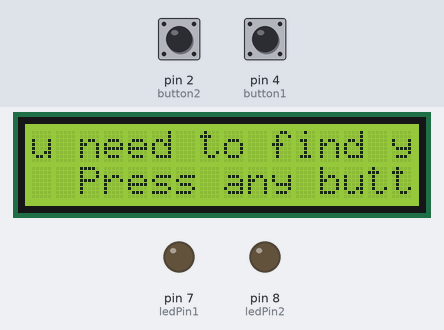
Bench run of a sketch on a simulated Arduino Uno, built with avr-gcc and run on an emulated ATmega328P. On the bench: 16×2 character LCD, output pins drawn as LEDs (lit = HIGH). The test bench sets the inputs (shaded band); at power-on: pin 2 (button2) HIGH, pin 4 (button1) HIGH.

Above: at 1.2 s.
1.3 s: pin 2 (button2) pulled LOW for 0.15 s
At 2.1 s:
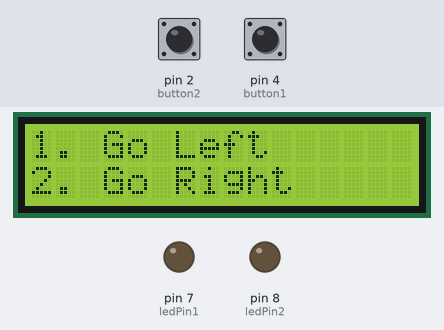
3.1 s: pin 4 (button1) pulled LOW for 0.15 s
At 4.4 s:
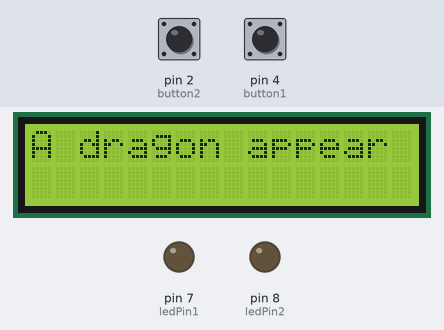
6.2 s: pin 2 (button2) pulled LOW for 1 s
At 7.63 s:
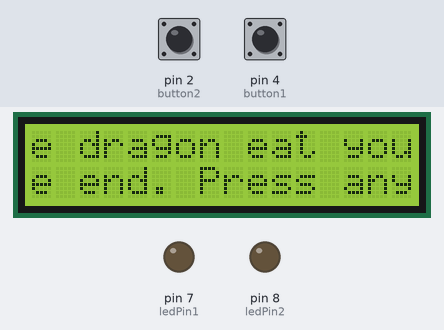
7.8 s: pin 4 (button1) pulled LOW for 1 s
At 8.22 s:
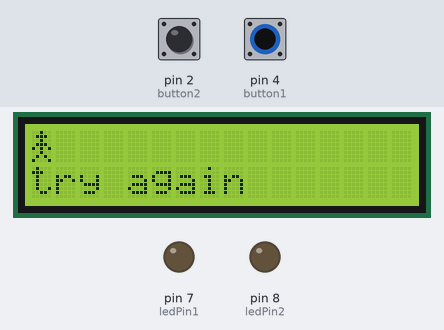
Timing chart, 0 to 10.4 s (numbered marks = the images above; inputs shaded):
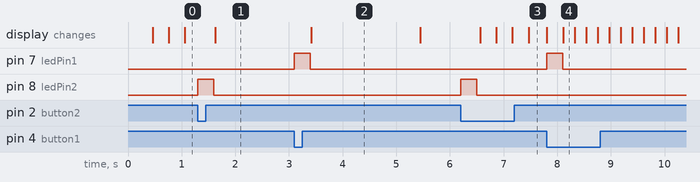

The sketch:

text_based_game.ino
```cpp
#include <LiquidCrystal_I2C.h>
#include <Adafruit_GFX.h>
#include <Adafruit_LEDBackpack.h>

#define LCD_ADDR 0x27
#define LCD_COLUMNS 16
#define LCD_ROWS 2

LiquidCrystal_I2C lcd(LCD_ADDR, LCD_COLUMNS, LCD_ROWS);
const int button1 = 4;
const int button2 = 2;
const int ledPin1 = 7;
const int ledPin2 = 8;

//Last state of the button
bool button1Prev;
bool button2Prev;

//game logic variable
int gameState = 0;
unsigned long lastScrollTime = 0;
bool stateJustChanged = true;
bool readyForEndTransition = false;
bool waitingForButtonRelease = false;


//sprite
byte runner1[8] = {
  B00100,
  B01110,
  B00100,
  B01110,
  B10101,
  B00100,
  B01010,
  B10001
};

byte runner2[8] = {
  B00100,
  B01110,
  B00100,
  B01110,
  B10101,
  B00100,
  B10001,
  B01010
};

//Scroll the text
void scrollIfTimeElapsed(unsigned long &lastScrollTime, unsigned long interval = 300) {
  if (millis() - lastScrollTime > interval) {
    lcd.scrollDisplayLeft();
    lastScrollTime = millis();
  }
}

void setup() {
  lcd.init();
  lcd.backlight();
  pinMode(ledPin1, OUTPUT);
  pinMode(ledPin2, OUTPUT);

  pinMode(button1, INPUT_PULLUP);
  pinMode(button2, INPUT_PULLUP);

  button1Prev = digitalRead(button1);
  button2Prev = digitalRead(button2);

  lcd.createChar(0, runner1);
  lcd.createChar(1, runner2);

  Serial.begin(9600);
}

void loop() {
  bool button1Current = digitalRead(button1);
  bool button2Current = digitalRead(button2);

  bool button1JustPressed = (button1Prev == HIGH && button1Current == LOW);
  bool button2JustPressed = (button2Prev == HIGH && button2Current == LOW);

  switch (gameState) {
    case 0:
      if (stateJustChanged) {
        lcd.clear();
        lcd.setCursor(0, 0);
        lcd.print(" You need to find your way out of a cave");
        lcd.setCursor(0, 1);
        lcd.print("     Press any button   Press any button");
        lastScrollTime = millis();
        stateJustChanged = false;
        waitingForButtonRelease = false;
        readyForEndTransition = false;
      }

      scrollIfTimeElapsed(lastScrollTime);

      if (button1JustPressed || button2JustPressed) {
        gameState = 1;
        stateJustChanged = true;
      }
      break;

    case 1:
      if (stateJustChanged) {
        lcd.clear();
        lcd.setCursor(0, 0);
        lcd.print("1. Go Left");
        lcd.setCursor(0, 1);
        lcd.print("2. Go Right");
        stateJustChanged = false;
      }

      if (button1JustPressed) {
        gameState = 2;
        stateJustChanged = true;
      } else if (button2JustPressed) {
        gameState = 3;
        stateJustChanged = true;
      }
      break;

    case 2:
      if (stateJustChanged) {
        lcd.clear();
        lcd.setCursor(0, 0);
        lcd.print("A dragon appear");
        delay(2000);
        lcd.clear();
        lcd.setCursor(0, 0);
        lcd.print("1. Hug dragon");
        lcd.setCursor(0, 1);
        lcd.print("2. Kill dragon");
        stateJustChanged = false;
      }

      if (button1JustPressed) {
        gameState = 4;
        stateJustChanged = true;
      } else if (button2JustPressed) {
        gameState = 5;
        stateJustChanged = true;
      }
      break;

    case 3:
      if (stateJustChanged) {
        lcd.clear();
        lcd.setCursor(0, 0);
        lcd.print("Gollum appear");
        delay(2000);
        lcd.clear();
        lcd.setCursor(0, 0);
        lcd.print("1. Steal Ring");
        lcd.setCursor(0, 1);
        lcd.print("2. Run");
        stateJustChanged = false;
      }

      if (button1JustPressed) {
        gameState = 6;
        stateJustChanged = true;
      } else if (button2JustPressed) {
        gameState = 7;
        stateJustChanged = true;
      }
      break;

    case 4:
      if (stateJustChanged) {
        lcd.clear();
        lcd.setCursor(0, 0);
        lcd.print(" The dragon help you escape");
        lcd.setCursor(0, 1);
        lcd.print(" The end. Press any button to try again");
        lastScrollTime = millis();
        stateJustChanged = false;
        readyForEndTransition = true;
      }
      scrollIfTimeElapsed(lastScrollTime);
      break;

    case 5:
      if (stateJustChanged) {
        lcd.clear();
        lcd.setCursor(0, 0);
        lcd.print(" The dragon eat you alive");
        lcd.setCursor(0, 1);
        lcd.print(" The end. Press any button to try again");
        lastScrollTime = millis();
        stateJustChanged = false;
        readyForEndTransition = true;
      }
      scrollIfTimeElapsed(lastScrollTime);
      break;

    case 6:
      if (stateJustChanged) {
        lcd.clear();
        lcd.setCursor(0, 0);
        lcd.print(" You changed the course of history");
        lcd.setCursor(0, 1);
        lcd.print(" The end. Press any button to try again");
        lastScrollTime = millis();
        stateJustChanged = false;
        readyForEndTransition = true;
      }
      scrollIfTimeElapsed(lastScrollTime);
      break;

    case 7:
      if (stateJustChanged) {
        lcd.clear();
        lcd.setCursor(0, 0);
        lcd.print(" You fall in a hole ;)");
        lcd.setCursor(0, 1);
        lcd.print(" The end.  Press any button to try again");
        lastScrollTime = millis();
        stateJustChanged = false;
        readyForEndTransition = true;
      }
      scrollIfTimeElapsed(lastScrollTime);
      break;

    case 8:
      for (int i = 0; i < 16; i++) {
        lcd.clear();
        lcd.setCursor(0, 1);
        lcd.print("try again");
        lcd.setCursor(i, 0);
        lcd.write(byte(i % 2));
        delay(200);
      }
      gameState = 0;
      stateJustChanged = true;
      readyForEndTransition = false;
      waitingForButtonRelease = true;
      break;
  }

  // Transition to animation if end screen and button pressed
  if (waitingForButtonRelease) {
    if (button1Current == HIGH && button2Current == HIGH) {
      waitingForButtonRelease = false;
    }
  } else {
    if ((gameState == 4 || gameState == 5 || gameState == 6 || gameState == 7) &&
        readyForEndTransition &&
        (button1JustPressed || button2JustPressed)) {
      gameState = 8;
      stateJustChanged = true;
      readyForEndTransition = false;
      waitingForButtonRelease = true;
    }
  }

  if (waitingForButtonRelease &&
    button1Current == HIGH &&
    button2Current == HIGH) {
  waitingForButtonRelease = false;
}


  // LED indicators
  if (button1JustPressed) {
    digitalWrite(ledPin1, HIGH);
    delay(300);
    digitalWrite(ledPin1, LOW);
  }

  if (button2JustPressed) {
    digitalWrite(ledPin2, HIGH);
    delay(300);
    digitalWrite(ledPin2, LOW);
  }

  // Update previous states
  button1Prev = button1Current;
  button2Prev = button2Current;
}
```

Measured:
- after the input at 1.3 s, pin 8 (ledPin2): LOW → HIGH at once, → LOW 0.30 s later; the display: changes after 0.32 s (image 1)
- after the input at 3.1 s, pin 7 (ledPin1): LOW → HIGH at once, → LOW 0.30 s later; the display: changes after 0.32 s (image 2)
- after the input at 6.2 s, pin 8 (ledPin2): LOW → HIGH at once, → LOW 0.30 s later; the display: first changes after 0.36 s (image 3 shows a later state)
- after the input at 7.8 s, pin 7 (ledPin1): LOW → HIGH at once, → LOW 0.30 s later; the display: first differs from a run without the input after 0.31 s (image 4)
- what the display in image 2 shows lasts 2.0 s, from 3.4 s to 5.4 s
